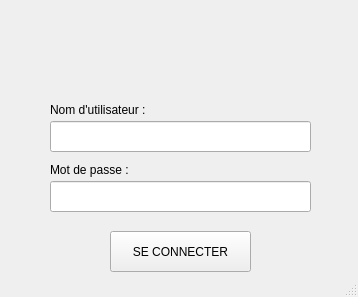
<?xml version="1.0" encoding="UTF-8"?>
<ui version="4.0">
 <class>MainWindow</class>
 <widget class="QMainWindow" name="MainWindow">
  <property name="enabled">
   <bool>true</bool>
  </property>
  <property name="geometry">
   <rect>
    <x>0</x>
    <y>0</y>
    <width>358</width>
    <height>297</height>
   </rect>
  </property>
  <property name="windowTitle">
   <string>LaBanque</string>
  </property>
  <widget class="QWidget" name="centralwidget">
   <property name="enabled">
    <bool>true</bool>
   </property>
   <widget class="QLabel" name="label">
    <property name="geometry">
     <rect>
      <x>50</x>
      <y>25</y>
      <width>261</width>
      <height>61</height>
     </rect>
    </property>
    <property name="text">
     <string/>
    </property>
    <property name="pixmap">
     <pixmap resource="laBanque.qrc">:/ressources/img/LogoLaBanque.png</pixmap>
    </property>
    <property name="scaledContents">
     <bool>true</bool>
    </property>
   </widget>
   <widget class="QLabel" name="label_2">
    <property name="geometry">
     <rect>
      <x>50</x>
      <y>101</y>
      <width>131</width>
      <height>17</height>
     </rect>
    </property>
    <property name="text">
     <string>Nom d'utilisateur :</string>
    </property>
   </widget>
   <widget class="QLabel" name="label_3">
    <property name="geometry">
     <rect>
      <x>50</x>
      <y>161</y>
      <width>111</width>
      <height>17</height>
     </rect>
    </property>
    <property name="text">
     <string>Mot de passe :</string>
    </property>
   </widget>
   <widget class="QLineEdit" name="lineEdit">
    <property name="geometry">
     <rect>
      <x>50</x>
      <y>121</y>
      <width>261</width>
      <height>31</height>
     </rect>
    </property>
    <property name="sizePolicy">
     <sizepolicy hsizetype="Expanding" vsizetype="Fixed">
      <horstretch>0</horstretch>
      <verstretch>0</verstretch>
     </sizepolicy>
    </property>
    <property name="font">
     <font>
      <pointsize>13</pointsize>
     </font>
    </property>
    <property name="styleSheet">
     <string notr="true"/>
    </property>
   </widget>
   <widget class="QLineEdit" name="lineEdit_2">
    <property name="geometry">
     <rect>
      <x>50</x>
      <y>181</y>
      <width>261</width>
      <height>31</height>
     </rect>
    </property>
    <property name="font">
     <font>
      <pointsize>13</pointsize>
     </font>
    </property>
    <property name="inputMethodHints">
     <set>Qt::ImhHiddenText|Qt::ImhNoAutoUppercase|Qt::ImhNoPredictiveText|Qt::ImhSensitiveData</set>
    </property>
    <property name="inputMask">
     <string/>
    </property>
    <property name="echoMode">
     <enum>QLineEdit::Password</enum>
    </property>
    <property name="clearButtonEnabled">
     <bool>true</bool>
    </property>
   </widget>
   <widget class="QPushButton" name="pushButton">
    <property name="geometry">
     <rect>
      <x>110</x>
      <y>231</y>
      <width>141</width>
      <height>41</height>
     </rect>
    </property>
    <property name="text">
     <string>SE CONNECTER</string>
    </property>
   </widget>
  </widget>
  <widget class="QMenuBar" name="menubar">
   <property name="geometry">
    <rect>
     <x>0</x>
     <y>0</y>
     <width>358</width>
     <height>22</height>
    </rect>
   </property>
  </widget>
  <widget class="QStatusBar" name="statusbar"/>
 </widget>
 <resources>
  <include location="laBanque.qrc"/>
 </resources>
 <connections/>
</ui>
